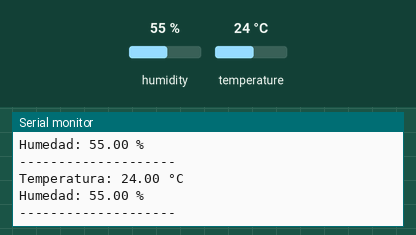
A sketch run on a simulated Arduino Uno, built with avr-gcc and run on an emulated ATmega328P. Parts: the last lines printed to the serial monitor. The inputs (shaded band) are chosen by the test bench; at power-on: humidity 55 %, temperature 24 °C.

Above: at 2.8 s.
2.9 s: humidity set to 22 %
At 5.1 s:
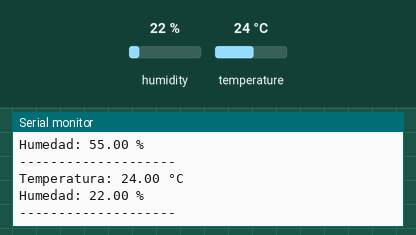
5.6 s: temperature set to 12 °C
At 6.9 s:
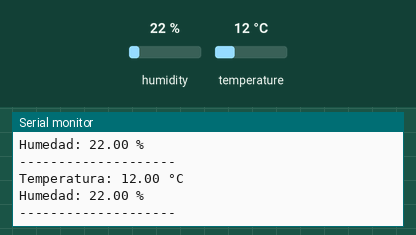
8.3 s: humidity set to 40 %
At 10.4 s:
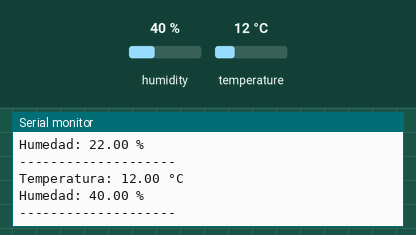
Timing chart, 0 to 11.9 s (numbered marks = the images above; inputs shaded):
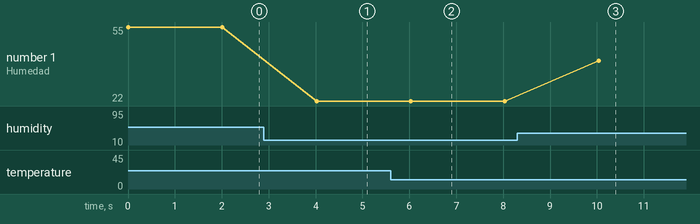

Measured:
- after the input at 2.9 s, the serial monitor: prints a new line after 1.1 s (image 1)
- after the input at 5.6 s, the serial monitor: prints a new line after 0.43 s (image 2)
- after the input at 8.3 s, the serial monitor: prints a new line after 1.7 s (image 3)
- plotted number 1: 22 → 40 after the input at 8.3 s

The sketch:

sketch.ino
```cpp
#include <DHT.h>

#define DHTPIN 4
#define DHTTYPE DHT22

DHT dht(DHTPIN, DHTTYPE);

void setup() {
  Serial.begin(115200);
  dht.begin();

  Serial.println("DHT22 iniciado");
}

void loop() {
  float humedad = dht.readHumidity();
  float temperatura = dht.readTemperature();

  if (isnan(humedad) || isnan(temperatura)) {
    Serial.println("Error al leer el DHT22");
    delay(2000);
    return;
  }

  Serial.print("Temperatura: ");
  Serial.print(temperatura);
  Serial.println(" °C");

  Serial.print("Humedad: ");
  Serial.print(humedad);
  Serial.println(" %");

  Serial.println("--------------------");

  delay(2000);
}
```
